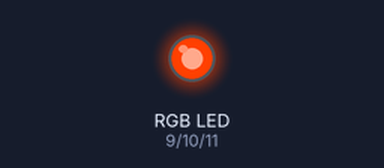
This sketch was run on a simulated Arduino Uno, built with avr-gcc and run on an emulated ATmega328P. On the bench: an RGB LED mixed from three pins (HIGH = lit).

Above: at 0.1 s.
Timing chart, 0 to 1.6 s (numbered marks = the images above):
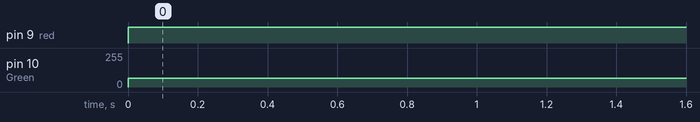

Measured:
- by itself, pin 9 (red): LOW → HIGH at 0.00 s
- by itself, pin 10 (Green): 0/255 → 64/255 at 0.00 s

The sketch:

ColorHEXADECIMAL.ino
```cpp
# define red 9
# define Green 10
# define Blue 11

void setup() {
  // put your setup code here, to run once:

  pinMode(red,OUTPUT);
  pinMode(Green,OUTPUT);
  pinMode(Blue,OUTPUT);

}

void loop() {
  // put your main code here, to run repeatedly:

  analogWrite(red,255);
  analogWrite(Green,64);
  analogWrite(Blue,0);

}
```
